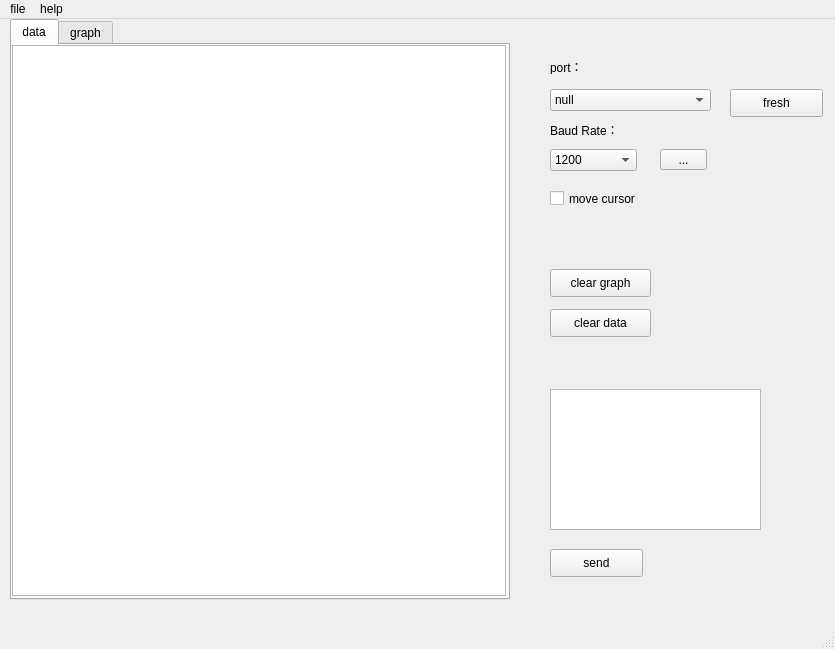
<?xml version="1.0" encoding="UTF-8"?>
<ui version="4.0">
 <class>MainWindow</class>
 <widget class="QMainWindow" name="MainWindow">
  <property name="geometry">
   <rect>
    <x>0</x>
    <y>0</y>
    <width>835</width>
    <height>649</height>
   </rect>
  </property>
  <property name="windowTitle">
   <string>MainWindow</string>
  </property>
  <widget class="QWidget" name="centralWidget">
   <widget class="QTabWidget" name="tabWidget">
    <property name="geometry">
     <rect>
      <x>10</x>
      <y>0</y>
      <width>500</width>
      <height>581</height>
     </rect>
    </property>
    <property name="autoFillBackground">
     <bool>false</bool>
    </property>
    <property name="tabShape">
     <enum>QTabWidget::Rounded</enum>
    </property>
    <property name="currentIndex">
     <number>0</number>
    </property>
    <property name="elideMode">
     <enum>Qt::ElideNone</enum>
    </property>
    <property name="usesScrollButtons">
     <bool>true</bool>
    </property>
    <property name="documentMode">
     <bool>false</bool>
    </property>
    <property name="tabsClosable">
     <bool>false</bool>
    </property>
    <property name="movable">
     <bool>false</bool>
    </property>
    <property name="tabBarAutoHide">
     <bool>false</bool>
    </property>
    <widget class="QWidget" name="w_data">
     <property name="font">
      <font>
       <pointsize>9</pointsize>
      </font>
     </property>
     <property name="autoFillBackground">
      <bool>false</bool>
     </property>
     <attribute name="title">
      <string>data</string>
     </attribute>
     <widget class="QTextEdit" name="t_output">
      <property name="geometry">
       <rect>
        <x>0</x>
        <y>0</y>
        <width>494</width>
        <height>551</height>
       </rect>
      </property>
      <property name="documentTitle">
       <string/>
      </property>
      <property name="acceptRichText">
       <bool>false</bool>
      </property>
      <property name="textInteractionFlags">
       <set>Qt::NoTextInteraction</set>
      </property>
     </widget>
    </widget>
    <widget class="QWidget" name="w_graph">
     <attribute name="title">
      <string>graph</string>
     </attribute>
     <widget class="MyChart" name="g_chart" native="true">
      <property name="geometry">
       <rect>
        <x>-1</x>
        <y>-1</y>
        <width>501</width>
        <height>551</height>
       </rect>
      </property>
     </widget>
    </widget>
   </widget>
   <widget class="QPushButton" name="b_send">
    <property name="geometry">
     <rect>
      <x>550</x>
      <y>530</y>
      <width>93</width>
      <height>28</height>
     </rect>
    </property>
    <property name="text">
     <string>send</string>
    </property>
   </widget>
   <widget class="QComboBox" name="c_portchoose">
    <property name="geometry">
     <rect>
      <x>550</x>
      <y>70</y>
      <width>161</width>
      <height>22</height>
     </rect>
    </property>
    <item>
     <property name="text">
      <string>null</string>
     </property>
    </item>
   </widget>
   <widget class="QComboBox" name="c_ratechoose">
    <property name="geometry">
     <rect>
      <x>550</x>
      <y>130</y>
      <width>87</width>
      <height>22</height>
     </rect>
    </property>
    <property name="currentText">
     <string>1200</string>
    </property>
    <item>
     <property name="text">
      <string>1200</string>
     </property>
    </item>
    <item>
     <property name="text">
      <string>2400</string>
     </property>
    </item>
    <item>
     <property name="text">
      <string>4800</string>
     </property>
    </item>
    <item>
     <property name="text">
      <string>9600</string>
     </property>
    </item>
    <item>
     <property name="text">
      <string>19200</string>
     </property>
    </item>
    <item>
     <property name="text">
      <string>38400</string>
     </property>
    </item>
    <item>
     <property name="text">
      <string>57600</string>
     </property>
    </item>
    <item>
     <property name="text">
      <string>115200</string>
     </property>
    </item>
   </widget>
   <widget class="QTextEdit" name="t_send">
    <property name="geometry">
     <rect>
      <x>550</x>
      <y>370</y>
      <width>211</width>
      <height>141</height>
     </rect>
    </property>
   </widget>
   <widget class="QLabel" name="l_port">
    <property name="geometry">
     <rect>
      <x>550</x>
      <y>40</y>
      <width>72</width>
      <height>15</height>
     </rect>
    </property>
    <property name="text">
     <string>port：</string>
    </property>
   </widget>
   <widget class="QLabel" name="l_rate">
    <property name="geometry">
     <rect>
      <x>550</x>
      <y>100</y>
      <width>121</width>
      <height>21</height>
     </rect>
    </property>
    <property name="text">
     <string>Baud Rate：</string>
    </property>
   </widget>
   <widget class="QCheckBox" name="checkBox">
    <property name="geometry">
     <rect>
      <x>550</x>
      <y>170</y>
      <width>121</width>
      <height>19</height>
     </rect>
    </property>
    <property name="text">
     <string>move cursor</string>
    </property>
   </widget>
   <widget class="QToolButton" name="bt_more">
    <property name="geometry">
     <rect>
      <x>660</x>
      <y>130</y>
      <width>47</width>
      <height>21</height>
     </rect>
    </property>
    <property name="text">
     <string>...</string>
    </property>
   </widget>
   <widget class="QPushButton" name="pushButton">
    <property name="geometry">
     <rect>
      <x>550</x>
      <y>290</y>
      <width>101</width>
      <height>28</height>
     </rect>
    </property>
    <property name="text">
     <string>clear data</string>
    </property>
   </widget>
   <widget class="QPushButton" name="pushButton_2">
    <property name="geometry">
     <rect>
      <x>550</x>
      <y>250</y>
      <width>101</width>
      <height>28</height>
     </rect>
    </property>
    <property name="text">
     <string>clear graph</string>
    </property>
   </widget>
   <widget class="QPushButton" name="b_fresh">
    <property name="geometry">
     <rect>
      <x>730</x>
      <y>70</y>
      <width>93</width>
      <height>28</height>
     </rect>
    </property>
    <property name="text">
     <string>fresh</string>
    </property>
   </widget>
  </widget>
  <widget class="QMenuBar" name="menuBar">
   <property name="geometry">
    <rect>
     <x>0</x>
     <y>0</y>
     <width>835</width>
     <height>26</height>
    </rect>
   </property>
   <widget class="QMenu" name="menufiel">
    <property name="title">
     <string>file</string>
    </property>
    <addaction name="a_open_file"/>
    <addaction name="a_save_file"/>
    <addaction name="a_saveas"/>
    <addaction name="a_close_file"/>
    <addaction name="a_export_pic"/>
    <addaction name="a_exit"/>
   </widget>
   <widget class="QMenu" name="menuabout">
    <property name="title">
     <string>help</string>
    </property>
    <addaction name="actionhelp"/>
    <addaction name="actionabout"/>
   </widget>
   <addaction name="menufiel"/>
   <addaction name="menuabout"/>
  </widget>
  <widget class="QStatusBar" name="statusBar"/>
  <action name="a_open_file">
   <property name="text">
    <string>open file</string>
   </property>
  </action>
  <action name="a_save_file">
   <property name="text">
    <string>save file</string>
   </property>
  </action>
  <action name="a_close_file">
   <property name="text">
    <string>close file</string>
   </property>
  </action>
  <action name="a_exit">
   <property name="text">
    <string>exit</string>
   </property>
  </action>
  <action name="a_export_pic">
   <property name="text">
    <string>export pic</string>
   </property>
  </action>
  <action name="actionhelp">
   <property name="text">
    <string>help</string>
   </property>
  </action>
  <action name="actionabout">
   <property name="text">
    <string>about</string>
   </property>
  </action>
  <action name="a_saveas">
   <property name="text">
    <string>save as</string>
   </property>
  </action>
 </widget>
 <layoutdefault spacing="6" margin="11"/>
 <customwidgets>
  <customwidget>
   <class>MyChart</class>
   <extends>QWidget</extends>
   <header>mychart.h</header>
   <container>1</container>
  </customwidget>
 </customwidgets>
 <resources/>
 <connections>
  <connection>
   <sender>a_open_file</sender>
   <signal>triggered()</signal>
   <receiver>MainWindow</receiver>
   <slot>openfile()</slot>
   <hints>
    <hint type="sourcelabel">
     <x>-1</x>
     <y>-1</y>
    </hint>
    <hint type="destinationlabel">
     <x>417</x>
     <y>324</y>
    </hint>
   </hints>
  </connection>
  <connection>
   <sender>a_save_file</sender>
   <signal>triggered()</signal>
   <receiver>MainWindow</receiver>
   <slot>savefile()</slot>
   <hints>
    <hint type="sourcelabel">
     <x>-1</x>
     <y>-1</y>
    </hint>
    <hint type="destinationlabel">
     <x>417</x>
     <y>324</y>
    </hint>
   </hints>
  </connection>
  <connection>
   <sender>a_export_pic</sender>
   <signal>triggered()</signal>
   <receiver>MainWindow</receiver>
   <slot>savepic()</slot>
   <hints>
    <hint type="sourcelabel">
     <x>-1</x>
     <y>-1</y>
    </hint>
    <hint type="destinationlabel">
     <x>417</x>
     <y>324</y>
    </hint>
   </hints>
  </connection>
  <connection>
   <sender>a_saveas</sender>
   <signal>triggered()</signal>
   <receiver>MainWindow</receiver>
   <slot>save_asfile()</slot>
   <hints>
    <hint type="sourcelabel">
     <x>-1</x>
     <y>-1</y>
    </hint>
    <hint type="destinationlabel">
     <x>417</x>
     <y>324</y>
    </hint>
   </hints>
  </connection>
 </connections>
 <slots>
  <slot>openfile()</slot>
  <slot>savefile()</slot>
  <slot>save_asfile()</slot>
  <slot>savepic()</slot>
 </slots>
</ui>
